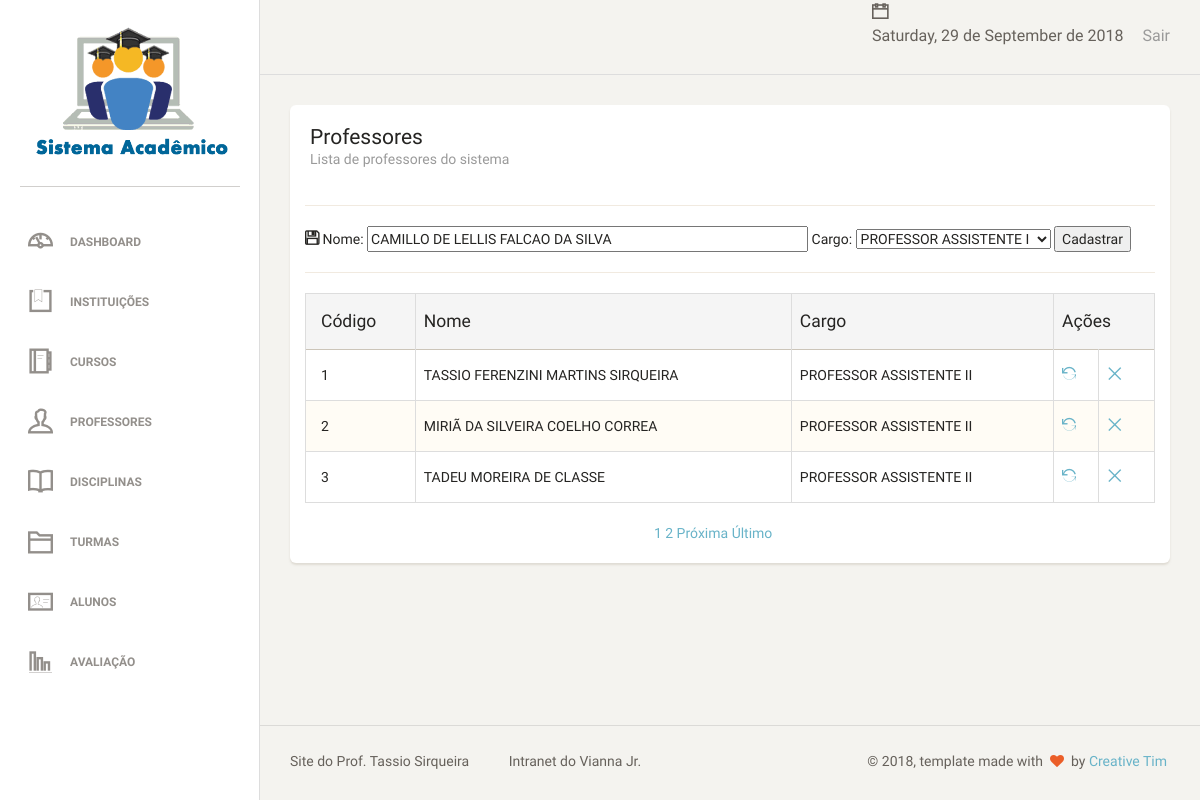
The page /professores.php?act=upd&id=4 (signed in) on the database its author committed.
### tables this page shows
CREATE TABLE `Professor` (
  `idProfessor` int(11) NOT NULL AUTO_INCREMENT,
  `Nome` varchar(45) NOT NULL,
  `Cargo` varchar(45) DEFAULT 'PROFESSOR ASSISTENTE I',
  PRIMARY KEY (`idProfessor`)
);

### professores.php (the view, shortened to what this page needs)
<!doctype html>
<html lang='pt-br'>
<head>
    <link href='assets/css/bootstrap.min.css' rel='stylesheet' />
    <link href='assets/css/animate.min.css' rel='stylesheet'/>
    <link href='assets/css/paper-dashboard.css' rel='stylesheet'/>
    <link href='http://maxcdn.bootstrapcdn.com/font-awesome/latest/css/font-awesome.min.css' rel='stylesheet'>
    <link href='assets/css/themify-icons.css' rel='stylesheet'>
    <link href='assets/css/estilo.css' rel='stylesheet'>
</head>
<body>
<div class='wrapper'>
    <div class='sidebar' data-background-color='white' data-active-color='danger'>
        <div class='sidebar-wrapper'>
            <div class='logo'>
                <a href='index.php'><img src='assets/img/logo.gif' width='220px'/></a>
            </div>
            <ul class='nav'>
                <li>
                    <a href='dashboard.php'>
                        <i class='ti-dashboard'></i>
                        <p>Dashboard</p>
                    </a>
                </li>
                <li>
                    <a href='instituicoes.php'>
                        <i class='ti-bookmark-alt'></i>
                        <p>Instituições</p>
                    </a>
                </li>
                <li>
                    <a href='cursos.php'>
                        <i class='ti-agenda'></i>
                        <p>Cursos</p>
                    </a>
                </li>
                <li>
                    <a href='professores.php'>
                        <i class='ti-user'></i>
                        <p>Professores</p>
                    </a>
                </li>
                <li>
                    <a href='disciplinas.php'>
                        <i class='ti-book'></i>
                        <p>Disciplinas</p>
                    </a>
                </li>
                <li>
                    <a href='turmas.php'>
                        <i class='ti-folder'></i>
                        <p>Turmas</p>
                    </a>
                </li>
                <li>
                    <a href='alunos.php'>
                        <i class='ti-id-badge'></i>
                        <p>Alunos</p>
                    </a>
                </li>
                <li>
                    <a href='avaliacao.php'>
                        <i class='ti-bar-chart-alt'></i>
                        <p>Avaliação</p>
                    </a>
                </li>
            </ul>
        </div>
    </div>
    <div class='main-panel'>
        <nav class='navbar navbar-default'>
            <div class='container-fluid'>
                <div class='collapse navbar-collapse'>
                    <ul class='nav navbar-nav navbar-right'>
                        <li>
                            <i class='ti-calendar'></i>
                            <p>
                               <?php
                                echo strftime('%A, %d de %B de %Y', strtotime('today'));
                                ?>
                            </p>
                        </li>
                        <li>
                            <a href='sair.php'>
                                <p>Sair</p>
                            </a>
                        </li>
                    </ul>
                </div>
            </div>
        </nav>
<?php
require_once 'db/conexao.php';
$endereco = $_SERVER ['PHP_SELF'];
$pagina_atual = (isset($_GET['page']) && is_numeric($_GET['page'])) ? $_GET['page'] : 1;
$linha_inicial = ($pagina_atual -1) * QTDE_REGISTROS;
$sql = "SELECT idProfessor, Nome, Cargo FROM Professor LIMIT {$linha_inicial}, " . QTDE_REGISTROS;
$statement = $pdo->prepare($sql);
$statement->execute();
$dados = $statement->fetchAll(PDO::FETCH_OBJ);
$sqlContador = "SELECT COUNT(*) AS total_registros FROM Professor";
$statement = $pdo->prepare($sqlContador);
$statement->execute();
$valor = $statement->fetch(PDO::FETCH_OBJ);
$ultima_pagina  = ceil($valor->total_registros / QTDE_REGISTROS);
$proxima_pagina = ($pagina_atual < $ultima_pagina) ? $pagina_atual +1 : 0 ;
$range_inicial  = (($pagina_atual - RANGE_PAGINAS) >= 1) ? $pagina_atual - RANGE_PAGINAS : 1 ;
$range_final   = (($pagina_atual + RANGE_PAGINAS) <= $ultima_pagina ) ? $pagina_atual + RANGE_PAGINAS : $ultima_pagina ;
$exibir_botao_final = ($range_final > $pagina_atual) ? 'mostrar' : 'esconder';
if ($_SERVER['REQUEST_METHOD'] == 'POST') {
    $id = (isset($_POST["id"]) && $_POST["id"] != null) ? $_POST["id"] : "";
    $nome = (isset($_POST["nome"]) && $_POST["nome"] != null) ? $_POST["nome"] : "";
    $cargo = (isset($_POST["cargo"]) && $_POST["cargo"] != null) ? $_POST["cargo"] : "";
} else if (!isset($id)) {
    $id = (isset($_GET["id"]) && $_GET["id"] != null) ? $_GET["id"] : "";
    $nome = NULL;
    $cargo = NULL;
}
if (isset($_REQUEST["act"]) && $_REQUEST["act"] == "upd" && $id != "") {
    try {
        $statement = $pdo->prepare("SELECT idProfessor, Nome, Cargo FROM Professor WHERE idProfessor = :id");
        $statement->bindValue(":id", $id);
        if ($statement->execute()) {
            $rs = $statement->fetch(PDO::FETCH_OBJ);
            $nome = $rs->Nome;
            $cargo = $rs->Cargo;
        } else {
            throw new PDOException("Erro: Não foi possível executar a declaração sql");
        }
    } catch (PDOException $erro) {
        echo "Erro: ".$erro->getMessage();
    }
}
?>
    <div class='content' xmlns="http://www.w3.org/1999/html">
            <div class='container-fluid'>
                <div class='row'>
                    <div class='col-md-12'>
                        <div class='card'>
                            <div class='header'>
                                <h4 class='title'>Professores</h4>
                                <p class='category'>Lista de professores do sistema</p>
                            </div>
                            <div class='content table-responsive'>
                                <form action="?act=save" method="POST" name="form1" >
                                    <hr>
                                    <i class="ti-save"></i>
                                    Nome:
                                    <input type="text" size="50" name="nome" value="<?php
                                    echo (isset($nome) && ($nome != null || $nome != "")) ? $nome : '';
                                    ?>" />
                                    Cargo:
                                    <select name="cargo">
                                        <option value="PROFESSOR ASSISTENTE I" <?php if(isset($cargo) && $cargo=="PROFESSOR ASSISTENTE I") echo 'selected'?>>PROFESSOR ASSISTENTE I</option>
                                    </select>
                                     <input type="submit" VALUE="Cadastrar"/>
                                    <hr>
                                </form>
    <?php if (!empty($dados)): ?>
     <table class='table table-striped table-bordered'>
     <thead>
       <tr class='active'>
        <th>Código</th>
        <th>Nome</th>
        <th>Cargo</th>
        <th colspan="2">Ações</th>
       </tr>
     </thead>
     <tbody>
       <?php foreach($dados as $professor):?>
       <tr>
        <td><?=$professor->idProfessor?></td>
        <td><?=$professor->Nome?></td>
        <td><?=$professor->Cargo?></td>
        <td><a href=<?='?act=upd&id='.$professor->idProfessor?>><i class="ti-reload"></i></a></td>
        <td><a href=<?='?act=del&id='.$professor->idProfessor?>><i class="ti-close"></i></a></td>
       </tr>
       <?php endforeach; ?>
     </tbody>
     </table>
     <div class='box-paginacao'>
      <?php
      for ($i=$range_inicial; $i <= $range_final; $i++):
        $destaque = ($i == $pagina_atual) ? 'destaque' : '' ;
        ?>
        <a class='box-numero <?=$destaque?>' href='<?=$endereco?>?page=<?=$i?>'><?=$i?></a>
      <?php endfor; ?>
       <a class='box-navegacao <?=$exibir_botao_final?>' href='<?=$endereco?>?page=<?=$proxima_pagina?>' title='Próxima Página'>Próxima</a>
       <a class='box-navegacao <?=$exibir_botao_final?>' href='<?=$endereco?>?page=<?=$ultima_pagina?>' title='Última Página'>Último</a>
     </div>
    <?php else: ?>
     <p class='bg-danger'>Nenhum registro foi encontrado!</p>
    <?php endif; ?>
   </div>
                            </div>
                        </div>
                    </div>
                </div>
            </div>
<footer class='footer'>
    <div class='container-fluid'>
        <nav class='pull-left'>
            <ul>
                <li>
                    <a href='http://www.tassio.eti.br'  target='_blank'>Site do Prof. Tassio Sirqueira</a>
                </li>
                <li>
                    <a href='http://intranet.viannajunior.edu.br/' target='_blank'>Intranet do Vianna Jr.</a>
                </li>
            </ul>
        </nav>
        <div class='copyright pull-right'>
            &copy; <script>document.write(new Date().getFullYear())</script>, template made with <i class='fa fa-heart heart'></i> by <a href='http://www.creative-tim.com'>Creative Tim</a>
        </div>
    </div>
</footer>
</div>
</div>
</body>
</html>

### assets/css/estilo.css (style rules this page uses)
.box-paginacao { width: 370px; height: 30px; margin: 0 auto; }
.mostrar { visibility: visible; }

### rows shown on the page
professor: nome "CAMILLO DE LELLIS FALCAO DA SILVA", cargo "PROFESSOR ASSISTENTE I"
professor: idProfessor "1", Nome "TASSIO FERENZINI MARTINS SIRQUEIRA", Cargo "PROFESSOR ASSISTENTE II"
professor: idProfessor "2", Nome "MIRIÃ DA SILVEIRA COELHO CORREA", Cargo "PROFESSOR ASSISTENTE II"
professor: idProfessor "3", Nome "TADEU MOREIRA DE CLASSE", Cargo "PROFESSOR ASSISTENTE II"
